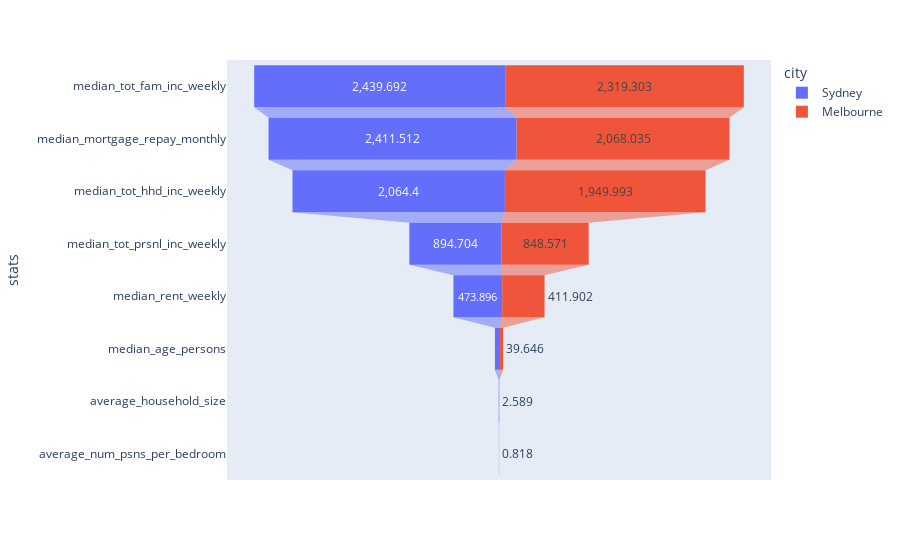

The notebook cell saved with this chart:
### Code cell
fig = px.funnel(df_cities, x='value', y='stats', color='city')
fig.show()

### Figure 1 — Plotly figure (JSON) as saved in the notebook; plotly's stock layout.template omitted (floating-point values rounded to 4 significant figures)
{"data": [{"hovertemplate": "city=Sydney<br>value=%{x}<br>stats=%{y}<extra></extra>", "legendgroup": "Sydney", "marker": {"color": "#636efa"}, "name": "Sydney", "orientation": "h", "showlegend": true, "type": "funnel", "x": [2440.0, 2412.0, 2064.0, 894.7, 473.9, 39.2, 2.718, 0.904], "xaxis": "x", "y": ["median_tot_fam_inc_weekly", "median_mortgage_repay_monthly", "median_tot_hhd_inc_weekly", "median_tot_prsnl_inc_weekly", "median_rent_weekly", "median_age_persons", "average_household_size", "average_num_psns_per_bedroom"], "yaxis": "y"}, {"hovertemplate": "city=Melbourne<br>value=%{x}<br>stats=%{y}<extra></extra>", "legendgroup": "Melbourne", "marker": {"color": "#EF553B"}, "name": "Melbourne", "orientation": "h", "showlegend": true, "type": "funnel", "x": [2319.0, 2068.0, 1950.0, 848.6, 411.9, 39.65, 2.589, 0.818], "xaxis": "x", "y": ["median_tot_fam_inc_weekly", "median_mortgage_repay_monthly", "median_tot_hhd_inc_weekly", "median_tot_prsnl_inc_weekly", "median_rent_weekly", "median_age_persons", "average_household_size", "average_num_psns_per_bedroom"], "yaxis": "y"}], "layout": {"legend": {"title": {"text": "city"}, "tracegroupgap": 0}, "margin": {"t": 60}, "xaxis": {"anchor": "y", "domain": [0, 1], "title": {"text": "value"}}, "yaxis": {"anchor": "x", "domain": [0, 1], "title": {"text": "stats"}}}}
